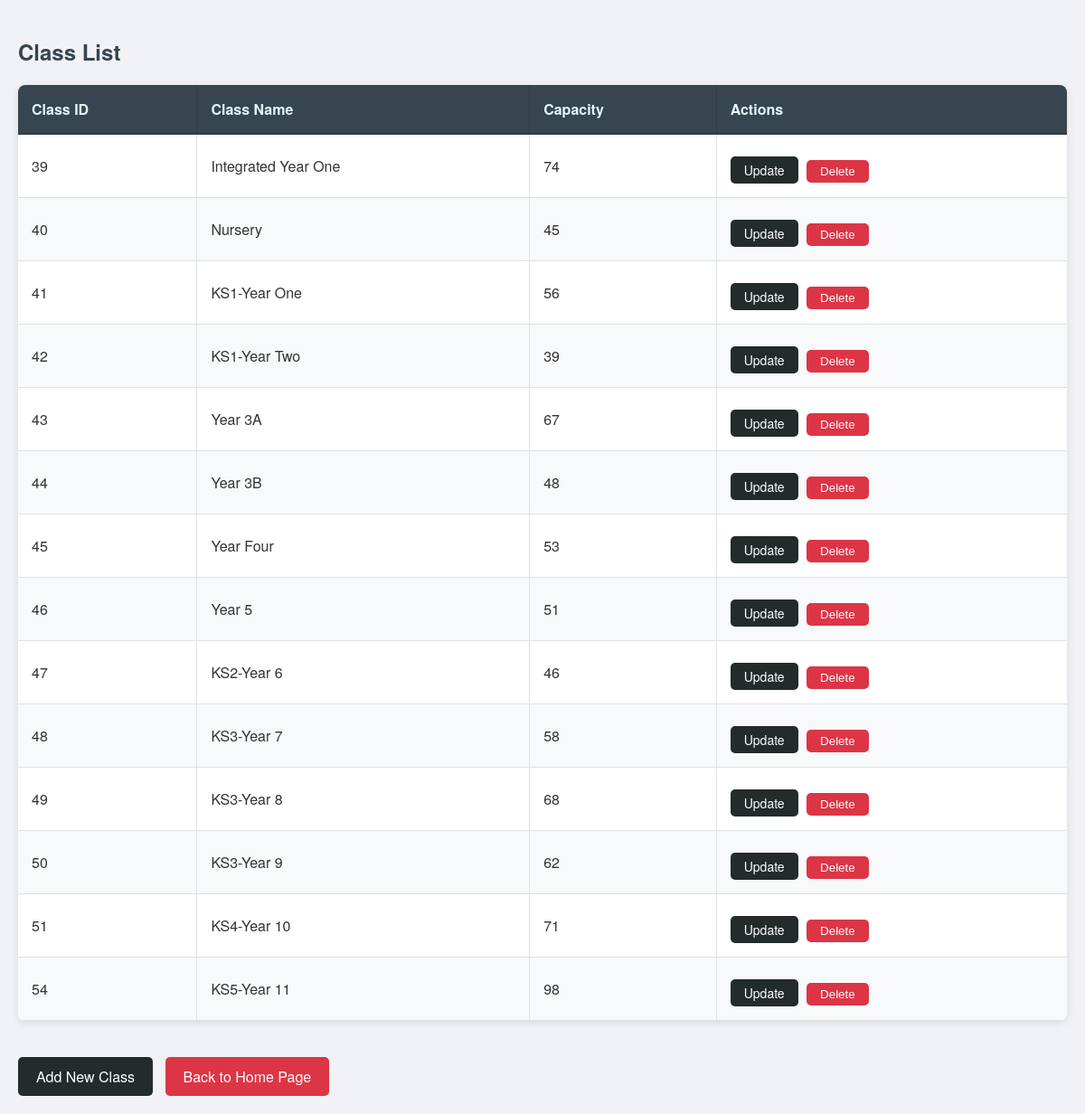
The app's page /assessment/class/class.php with its own data.
### tables this page shows
CREATE TABLE `Class` (
  `class_id` int NOT NULL,
  `class_name` varchar(50) NOT NULL,
  `capacity` int NOT NULL
);

### assessment/class/class.php (the view, shortened to what this page needs)
<?php
include '../db_connection.php';
$sql = "SELECT class_id, class_name, capacity FROM Class";
$result = $conn->query($sql);
?>
<!DOCTYPE html>
<html>
<head>
    <link rel="stylesheet" href="../assessment.css">
</head>
<body>
    <h2>Class List</h2>
    <table>
        <thead>
            <tr>
                <th>Class ID</th>
                <th>Class Name</th>
                <th>Capacity</th>
                <th>Actions</th>
            </tr>
        </thead>
        <tbody>
            <?php
            if ($result->num_rows > 0) {
                while ($row = $result->fetch_assoc()) {
                    echo "<tr>";
                    echo "<td>" . $row["class_id"] . "</td>";
                    echo "<td>" . $row["class_name"] . "</td>";
                    echo "<td>" . $row["capacity"] . "</td>";
                    echo "<td>";
                    echo "<a class='update-class' href='updateclass.php?class_id=" . $row["class_id"] . "'>Update</a> ";
                    echo "<form action='processdeleteclass.php' method='POST' style='display:inline;'>";
                    echo "<input type='submit' class='btn-delete' value='Delete'>";
                    echo "</form>";
                    echo "</td>";
                    echo "</tr>";
                }
            } else {
                echo "<tr><td colspan='4'>No classes found</td></tr>";
            }
            ?>
        </tbody>
    </table>
    <a class="add-class" href="/assessment/class/addclass.php">Add New Class</a>
    <a href="/index.php">Back to Home Page</a>
</body>
</html>

### assessment/assessment.css (style rules this page uses)
body { font-family: 'Helvetica Neue', Arial, sans-serif; background-color: #f0f2f5; margin: 0; padding: 20px; color: #333; }
h2 { color: #36454F; font-weight: 600; margin-bottom: 20px; }
table { width: 100%; border-collapse: collapse; margin-bottom: 20px; box-shadow: 0 2px 10px rgba(0, 0, 0, 0.1); background-color: #fff; border-radius: 8px; overflow: hidden; }
th, td { padding: 15px; text-align: left; }
th { background-color: #36454F; color: #E1F5FE; font-weight: 600; border-bottom: 2px solid #2F3E46; border-right: 1px solid #2F3E46; }
th:last-child { border-right: none; }
tr:nth-child(even) { background-color: #f8f9fa; }
td { border-bottom: 1px solid #dee2e6; border-right: 1px solid #dee2e6; }
td:last-child { border-right: none; }
a { display: inline-block; padding: 10px 20px; background-color: #dc3545; color: white; text-decoration: none; border-radius: 5px; margin-top: 9px; transition: background-color 0.3s; }
form { display: inline; }
.btn-delete { background-color: #dc3545; color: white; border: none; padding: 5px 15px; cursor: pointer; border-radius: 5px; transition: background-color 0.3s, transform 0.2s; }
.add-class { display: inline-block; margin-top: 20px; padding: 10px 20px; background-color: #232b2b; color: white; cursor: pointer; text-decoration: none; border-radius: 5px; margin-right: 9px; transition: background-color 0.3s, transform 0.2s; }
.update-class { background-color: #232b2b; color: white; border: none; cursor: pointer; border-radius: 5px; margin-right: 5px; padding: 5px 15px; font-size: 14px; transition: background-color 0.3s, transform 0.2s; }

### records on screen
class: class_id "39", class_name "Integrated Year One", capacity "74"
class: class_id "40", class_name "Nursery", capacity "45"
class: class_id "41", class_name "KS1-Year One", capacity "56"
class: class_id "42", class_name "KS1-Year Two", capacity "39"
class: class_id "43", class_name "Year 3A", capacity "67"
class: class_id "44", class_name "Year 3B", capacity "48"
class: class_id "45", class_name "Year Four", capacity "53"
class: class_id "46", class_name "Year 5", capacity "51"
class: class_id "47", class_name "KS2-Year 6", capacity "46"
class: class_id "48", class_name "KS3-Year 7", capacity "58"
class: class_id "49", class_name "KS3-Year 8", capacity "68"
class: class_id "50", class_name "KS3-Year 9", capacity "62"
class: class_id "51", class_name "KS4-Year 10", capacity "71"
class: class_id "54", class_name "KS5-Year 11", capacity "98"
